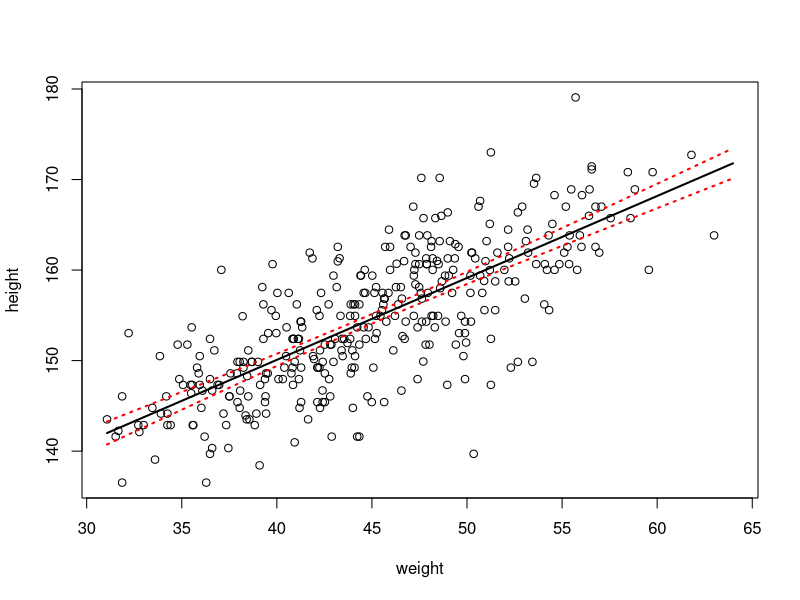
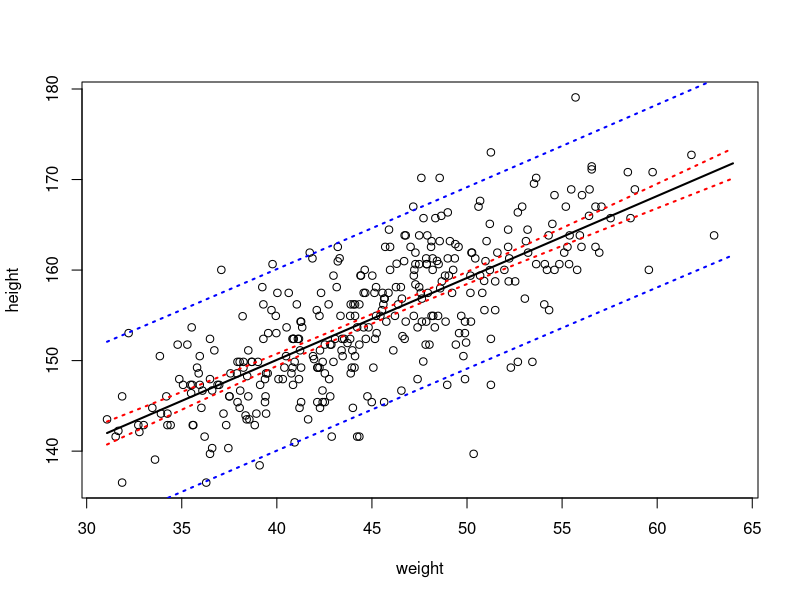

R code for these plots, in order:
### 5. Hypothesis testing for regression
d <- read.csv("data/iKung_HeightWeight.csv")
d2 <- d[d$age>=18,]

m1 <- lm(formula = height ~ weight, data=d2) 
(m1.anova <- anova(m1))

d2 <- d[d$age>=18,c(5,6)] # subset the dataframe to only include the height and weight variables of adults over the age of 18
d2 <- na.omit(d2) # remove the rows of the new dataframe that contain NAs.

m1 <- lm(formula = height ~ weight, data=d2)
m2 <- lm(formula = height ~ 1, data=d2)

anova(m2,m1) # reduced model before full model


### 6. Effect sizes and uncertainty  -----

library(tidyverse)

d <- read_csv("data/iKung_HeightWeight.csv")
head(d) 
tail(d)
str(d)

d2 <- d %>% filter(age>=18) 

m1 <- lm(formula = height ~ weight, data=d2)

#Calculate CIs
alpha <- 0.05
m1$coef[2] - (qt(1-alpha/2,m1$df.residual)) * summary(m1)$coefficients[2,2] # lower
m1$coef[2] + (qt(1-alpha/2,m1$df.residual)) * summary(m1)$coefficients[2,2] # upper

confint(m1)

newdat <- data.frame(weight=seq(min(d2$weight, na.rm = TRUE),max(d2$weight, na.rm = TRUE),length.out=400))
head(newdat)

#predict() command to predict new values of height (according to the fitted model), 
# and to generate confidence intervals, using the argument interval ="c"
predCI <- as.data.frame(predict(m1,newdata = newdat,interval = "c"))
head(predCI)

plot(height~weight,data = d2)
lines(predCI$fit~newdat$weight,lwd=2) # add fitted/predicted line
lines(predCI$lwr~newdat$weight,lty=3,col="red",lwd=2) # add line for lower bound on CI
lines(predCI$upr~newdat$weight,lty=3,col="red",lwd=2) # add line for upper bound on CI

predPI <- as.data.frame(predict(m1,newdata = newdat,interval = "p"))
head(predPI)

plot(height~weight,data = d2)
lines(predCI$fit~newdat$weight,lwd=2) # add fitted/predicted line

# confidence intervals
lines(predCI$lwr~newdat$weight,lty=3,col="red",lwd=2) # add line for lower bound on CI
lines(predCI$upr~newdat$weight,lty=3,col="red",lwd=2) # add line for upper bound on CI

# prediction intervals
lines(predPI$lwr~newdat$weight,lty=3,col="blue",lwd=2) # add line for lower bound on CI
lines(predPI$upr~newdat$weight,lty=3,col="blue",lwd=2) # add line for upper bound on CI



